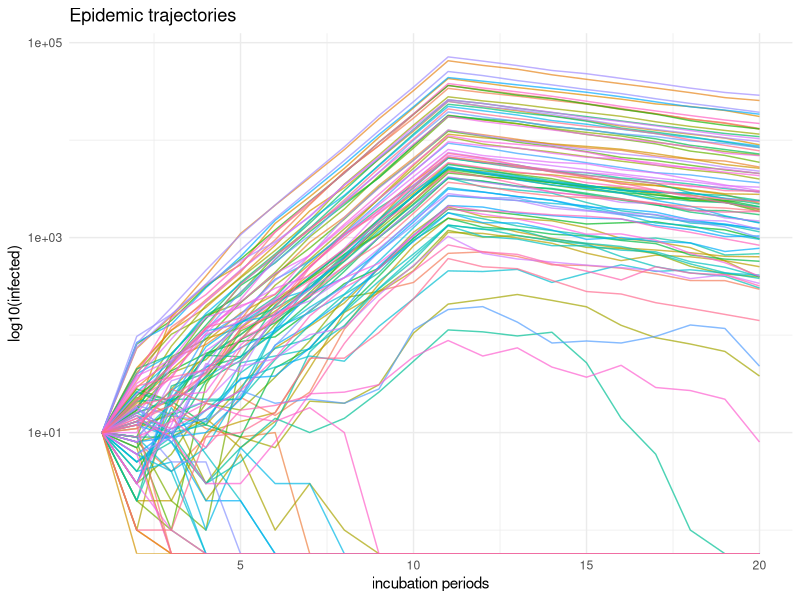
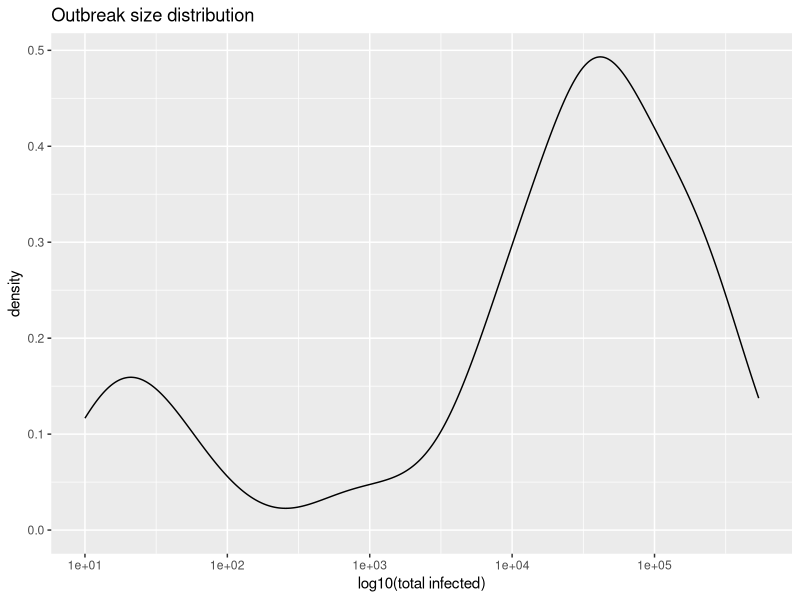
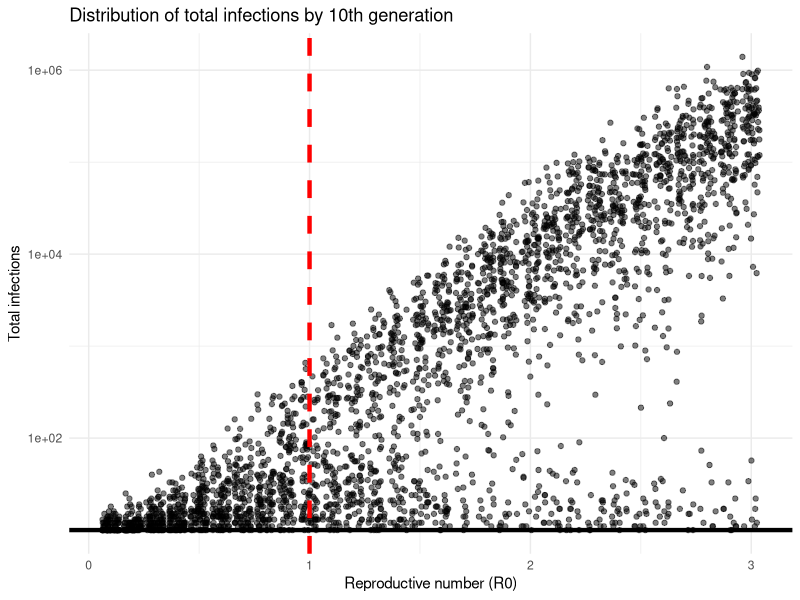
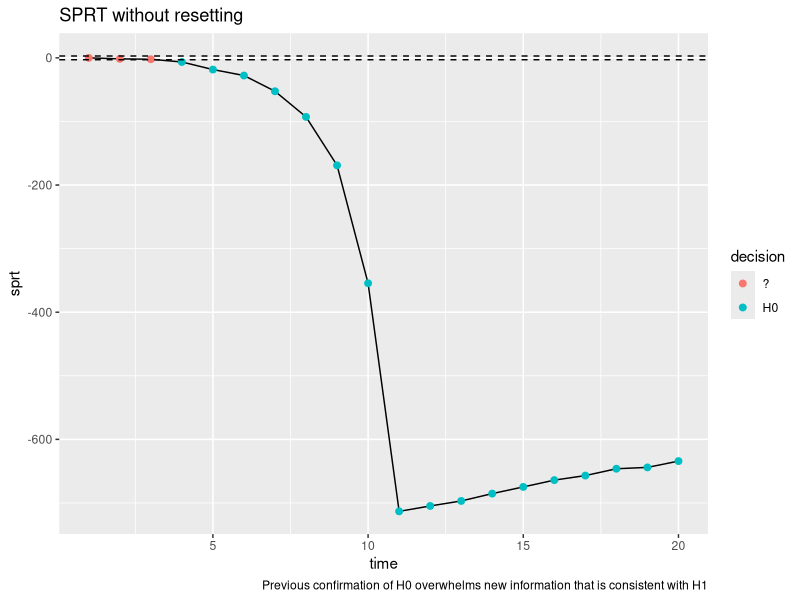
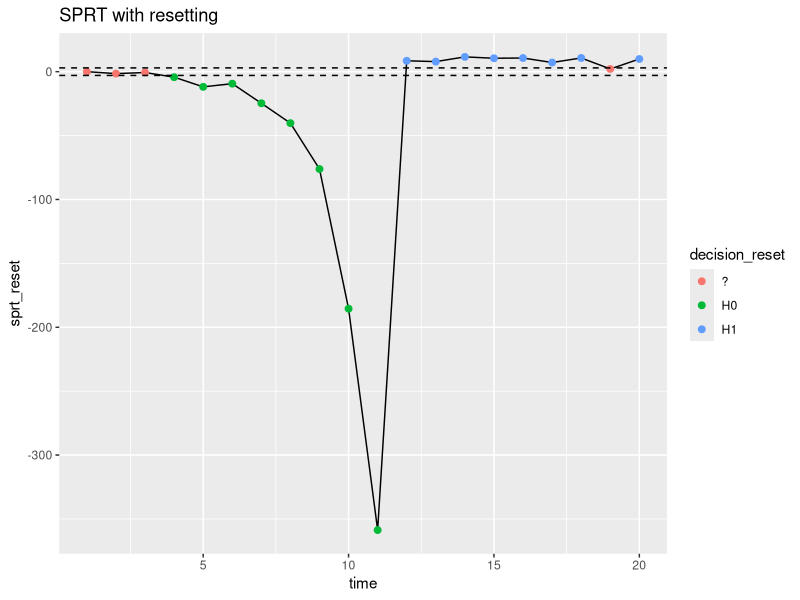
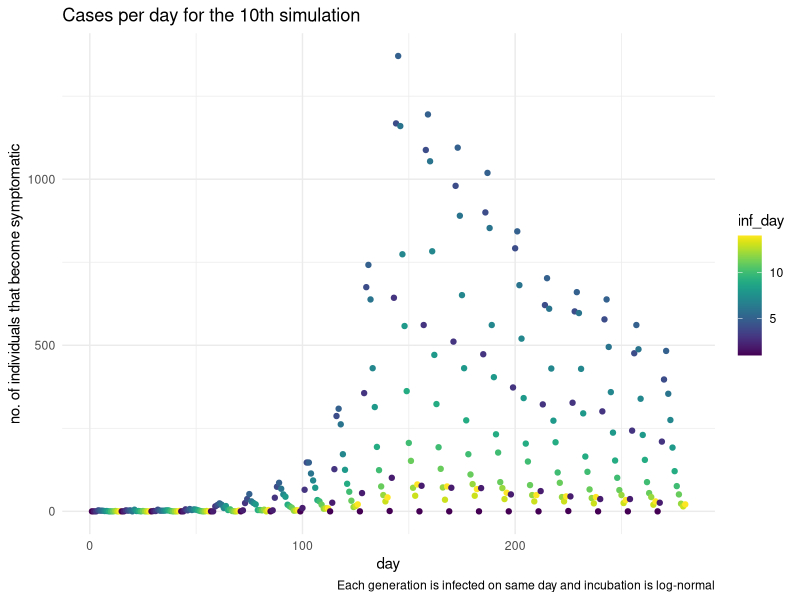
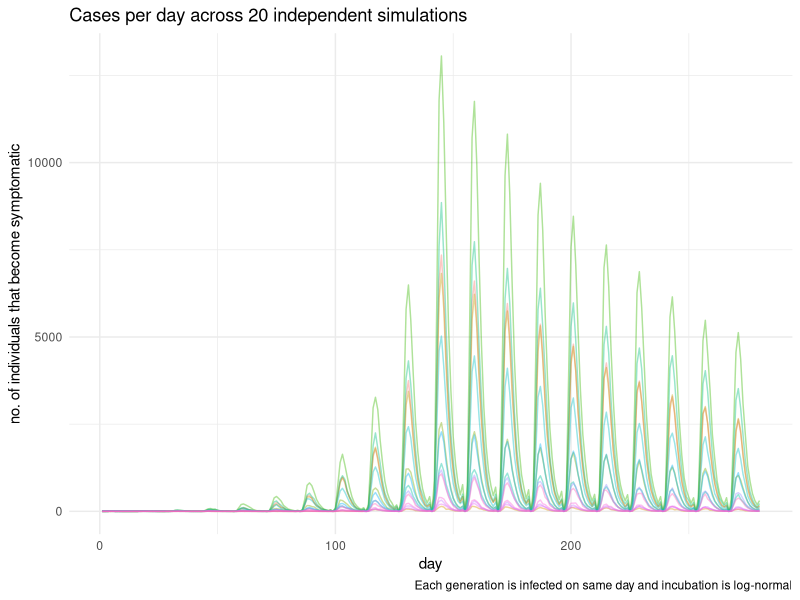

Source code (R) for these figures, in order:
## ---- chunk 1
knitr::opts_chunk$set(echo = FALSE)
library(tidyverse)
## ---- chunk 2
episim <- function (t, i_0, r0, disp, cont, nsim) {
  
  # init list to store each simulation
  out_list <- vector("list", nsim)
  
  for (k in seq_along(out_list)) {
      # initialize data frame
  out <- tibble("time" = t
                , "R0_true" = r0
                , "disp_true" = disp
                , "control" = cont
                , "infected" = i_0
                , "simulation" = k)
    # branching process simulations
  for (i in 2:length(t)) {
    out[i, "infected"] <- sum(rnbinom(n = unlist(out[i-1, "infected"]), # number infected in previous time step
                                      mu = (1 - unlist(out[i-1, "control"]))  * unlist(out[i-1, "R0_true"]), # (controlled) R
                                      size = unlist(out[i-1, "disp_true"]))) # dispersion
  }
  # save in out_list
  out_list[[k]] <- out
  }
  return(bind_rows(out_list))
}

# set params and init conds
t <- 1:20
r0 <- c(rep(2, 10), rep(0.9, 10)) # lockdown starts at t = 11
disp <- 0.16 # sars-like dispersion
i_0 <- 10
cont <- 0
n <- 100

# simulate
outbreak <- episim(t = t, i_0 = i_0, r0 = r0, disp = disp, cont = cont, nsim = n)
## ---- chunk 3
# Plot simulations
ggplot(outbreak, aes(x = time, y = infected, group = simulation, col = as.factor(simulation) )) +
  geom_line(alpha = 0.7) +
  scale_y_log10() +
  theme_minimal() +
  theme(legend.position = "none") +
  labs(title = "Epidemic trajectories"
       , y = "log10(infected)"
       , x = "incubation periods")

outbreak %>% group_by(simulation) %>% summarize(total_infected = sum(infected)) %>% 
ggplot() +
  geom_density(aes(x = total_infected) )+
  scale_x_log10() +
  labs(title = "Outbreak size distribution" 
         ,x = "log10(total infected)")

## ---- chunk 4
# extinction probability


# total infected after n generations
rvals <- seq(0.1, 3, by = 0.1)
finalsize_list <- vector("list", length = length(rvals))
set.seed(123)
for ( i in seq_along(rvals)) {
  finalsize_list[[i]] <- episim(t = 1:10, i_0 = 10, r0 = rvals[i], disp = disp, cont = cont, 
                                nsim = 10^2)
}

finalsize_df <- bind_rows(finalsize_list)

finalsize_df <-
  finalsize_df %>%
  group_by(R0_true, simulation) %>%
  summarize(total = sum(infected))
## ---- chunk 5
finalsize_df %>%
  ggplot() +
  geom_jitter(aes(x = R0_true, y = total), alpha = 0.5) +
  scale_y_log10() +
  theme_minimal() +
  geom_vline(aes(xintercept = 1), linetype = "dashed", size = 1.5, col = "red") +
  geom_hline(aes(yintercept = 10), size = 1.5) +
  labs(title = "Distribution of total infections by 10th generation",
       y = "Total infections",
       x = "Reproductive number (R0)")
## ---- chunk 6
# if it is true that for X_i ~ NB(mu, k) iid that sum(X_i) ~ NB(sum(mu), sum(k)) then the P( x_{t+1} | x_t, theta ) is 
# dnbinom(x = x1, mu = x0 * r0, size = x0 * disp) because the X_i are iid

objfn <- function(r, x1, x0, dispersion) {
  # likelihood( x1 | x0, r, dispersion )
  dnbinom(x = x1, mu = x0*r, size = x0*dispersion)
}

mean(replicate(100, rnbinom(n = 1, mu = 10*2, size = 10*0.16)))

#  find restricted MLE under h_0 or h_1
likelihood <- function (x_prev, x_now, disp, interval = c(), guess = 1.5) {
  opt <- optim(par = guess, fn = objfn, control = list(fnscale = -1), 
      method = "Brent", lower = interval[1], upper = interval[2],
      x0 = x_prev, x1 = x_now, dispersion = disp)
  return(opt$value)
}

likelihood(x_prev = 10, x_now = 20, disp = 0.16, interval = c(1, 2.5))

## ---- chunk 7
set.seed(123)
testdf <- episim(t = t, i_0 = i_0, r0 = r0, disp = disp, cont = cont, nsim = 1)

testdf$lik0 <- NA
testdf$lik1 <- NA

for (i in 2:nrow(testdf)) {
  # observed states and known pars
  x0 <- unlist(testdf[i-1, "infected"])
  x1 <- unlist(testdf[i, "infected"])
  disp <- unlist(testdf[i-1, "disp_true"])
  
  # parameter space
  theta0 <- c(1 + 10^-6, 2.5) # acceptance
  theta1 <- c(0, 1)           # rejection
  # init guess for optim
  guess0 <- 1.5
  guess1 <- 0.5
  
  # likelihood calculation
  testdf[i,"lik0"] <- likelihood(x_prev = x0, x_now = x1, disp = disp,  # p(x_now | x_prev, disp, theta \in Theta_0)
                     interval = theta0, guess = guess0)
  testdf[i,"lik1"] <- likelihood(x_prev = x0, x_now = x1, disp = disp,  # p(x_now | x_prev, disp, theta \in Theta_1)
                     interval = theta1, guess = guess1)
}
 
test_sprt <- testdf %>%
  mutate(sr = log(lik1/lik0) ,
         sr = ifelse(is.na(sr), 0, sr),
         sprt = cumsum(sr),
         a = log( (1 - 0.05)/ 0.05),
         b = log(0.05/(1 - 0.05)),
         decision = case_when(sprt <= a & sprt >= b ~"?",
                              sprt > a ~ "H1",
                              sprt < b ~ "H0"))

sprt_reset <- vector("numeric", length = nrow(test_sprt))
decision_reset <- vector("character", length = nrow(test_sprt))

sr <- test_sprt$sr
a <- unique(test_sprt$a)
b <- unique(test_sprt$b)
  
sprt_reset[1] <- 0
decision_reset[1] <- "?"

for (i in 2:nrow(test_sprt)) {
  
  # if no decision has been made, update SPRT
  # otherwise, reset the SPRT
  ifelse(decision_reset[i] == "?",
         sprt_reset[i] <- sprt_reset[i-1] + sr[i],
         sprt_reset[i] <- sr[i])
  
  # if SPRT has crossed bounds, make decision
  # otherwise continue sampling
  ifelse(sprt_reset[i] < b
         ,{decision_reset[i] <- "H0"}#; sprt_reset[i+1] <- sr[i+1]; next}
         ,ifelse(sprt_reset[i] > a
                 ,{decision_reset[i] <- "H1"}#; sprt_reset[i+1] <- sr[i+1]; next}
                 ,{decision_reset[i] <- "?"})
         )
}

test_sprt$sprt_reset <- sprt_reset
test_sprt$decision_reset <- decision_reset

test_sprt
## ---- chunk 8
test_sprt %>%
  ggplot() +
  geom_line(aes(x = time, y = sprt)) +
  geom_point(aes(x = time, y = sprt, col = decision), size = 2) +
  geom_hline(aes(yintercept = a), linetype = "dashed") +
  geom_hline(aes(yintercept = b), linetype = "dashed") +
  labs(title = "SPRT without resetting",
       caption = "Previous confirmation of H0 overwhelms new information that is consistent with H1")

test_sprt %>%
  ggplot() +
  geom_line(aes(x = time, y = sprt_reset)) +
  geom_point(aes(x = time, y = sprt_reset, col = decision_reset), size = 2) +
  geom_hline(aes(yintercept = a), linetype = "dashed") +
  geom_hline(aes(yintercept = b), linetype = "dashed") +
  labs(title = "SPRT with resetting")
## ---- chunk 9
# simulate onset time of infectiousness
outbreak_inc <- outbreak %>% 
  filter(simulation %in% 1:20) %>% # only do first 20 since the per_day and df calculations can take a while (setup dependency/cache later)
  rowwise() %>%
  mutate(inf_day = list(rlnorm(n = infected, meanlog = 1.621, sdlog = 0.418)) ) %>%
  # ok to truncate at 14 days since 
  # plnorm(q = 14, meanlog = 1.621, sdlog = 0.418) # = 0.992
  # summarize(max_incubation = sum(inf_day > 14)/infected) # at most ~ 1 % individuals ever have incubation times > 14 days
  mutate(inf_day = list((ceiling(inf_day))),
         inf_day = list(ifelse(inf_day > 14, 14, inf_day)))

# get number that were infected on day \in 1:14 in each time period  
per_day <-
  outbreak_inc %>% unnest(cols = c(inf_day)) %>%
  group_by(time, simulation) %>%
  count(inf_day) 

df <-
  per_day %>% complete(nesting(inf_day = 1:14), fill = list(n = 0)) %>%
  group_by(simulation) %>% mutate(day = row_number())
## ---- chunk 10
filter(df, simulation == 10) %>%
ggplot(aes(x = day, y = n, col = inf_day)) +
  geom_point() + viridis::scale_color_viridis() +
  labs(title = "Cases per day for the 10th simulation",
       caption = "Each generation is infected on same day and incubation is log-normal",
       y = "no. of individuals that become symptomatic") +
  theme_minimal()

ggplot(df, aes(x = day, y = n, group = simulation, col = as.factor(simulation))) +
  geom_line(alpha = 0.4) +
  labs(title = "Cases per day across 20 independent simulations",
       caption = "Each generation is infected on same day and incubation is log-normal",
       y = "no. of individuals that become symptomatic") +
  theme_minimal() +
  theme(legend.position = "none")
  
